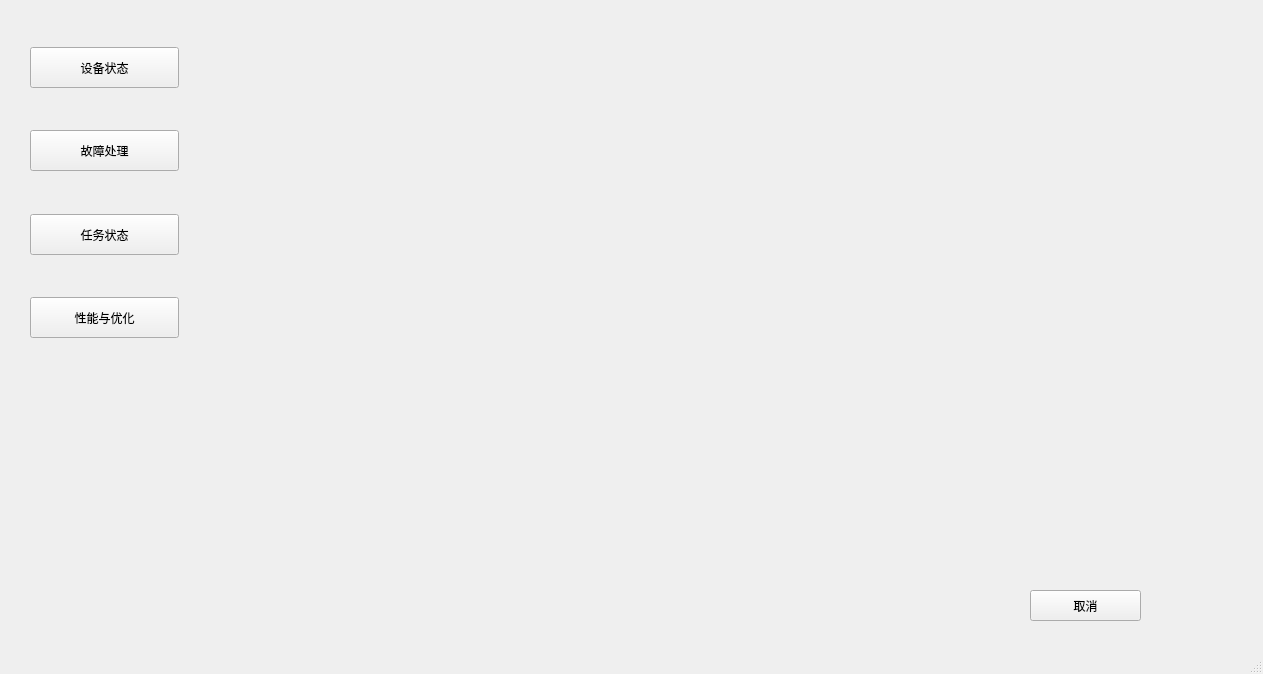
<?xml version="1.0" encoding="UTF-8"?>
<ui version="4.0">
 <class>CoreWindow</class>
 <widget class="QMainWindow" name="CoreWindow">
  <property name="geometry">
   <rect>
    <x>0</x>
    <y>0</y>
    <width>1263</width>
    <height>674</height>
   </rect>
  </property>
  <property name="windowTitle">
   <string>MainWindow</string>
  </property>
  <widget class="QWidget" name="centralwidget">
   <widget class="QWidget" name="widget" native="true">
    <property name="geometry">
     <rect>
      <x>30</x>
      <y>10</y>
      <width>149</width>
      <height>365</height>
     </rect>
    </property>
    <layout class="QVBoxLayout" name="verticalLayout">
     <item>
      <spacer name="verticalSpacer">
       <property name="orientation">
        <enum>Qt::Vertical</enum>
       </property>
       <property name="sizeHint" stdset="0">
        <size>
         <width>20</width>
         <height>18</height>
        </size>
       </property>
      </spacer>
     </item>
     <item>
      <widget class="QPushButton" name="pushButtonDeviceStatus">
       <property name="minimumSize">
        <size>
         <width>131</width>
         <height>41</height>
        </size>
       </property>
       <property name="sizeIncrement">
        <size>
         <width>131</width>
         <height>41</height>
        </size>
       </property>
       <property name="text">
        <string>设备状态</string>
       </property>
      </widget>
     </item>
     <item>
      <spacer name="verticalSpacer_2">
       <property name="orientation">
        <enum>Qt::Vertical</enum>
       </property>
       <property name="sizeHint" stdset="0">
        <size>
         <width>20</width>
         <height>28</height>
        </size>
       </property>
      </spacer>
     </item>
     <item>
      <widget class="QPushButton" name="pushButtonFaultDealing">
       <property name="minimumSize">
        <size>
         <width>131</width>
         <height>41</height>
        </size>
       </property>
       <property name="text">
        <string>故障处理</string>
       </property>
      </widget>
     </item>
     <item>
      <spacer name="verticalSpacer_3">
       <property name="orientation">
        <enum>Qt::Vertical</enum>
       </property>
       <property name="sizeHint" stdset="0">
        <size>
         <width>20</width>
         <height>28</height>
        </size>
       </property>
      </spacer>
     </item>
     <item>
      <widget class="QPushButton" name="pushButtonTaskStatus">
       <property name="minimumSize">
        <size>
         <width>131</width>
         <height>41</height>
        </size>
       </property>
       <property name="text">
        <string>任务状态</string>
       </property>
      </widget>
     </item>
     <item>
      <spacer name="verticalSpacer_4">
       <property name="orientation">
        <enum>Qt::Vertical</enum>
       </property>
       <property name="sizeHint" stdset="0">
        <size>
         <width>20</width>
         <height>28</height>
        </size>
       </property>
      </spacer>
     </item>
     <item>
      <widget class="QPushButton" name="pushButtonPerandOptimiziaton">
       <property name="minimumSize">
        <size>
         <width>131</width>
         <height>41</height>
        </size>
       </property>
       <property name="text">
        <string>性能与优化</string>
       </property>
      </widget>
     </item>
     <item>
      <spacer name="verticalSpacer_5">
       <property name="orientation">
        <enum>Qt::Vertical</enum>
       </property>
       <property name="sizeHint" stdset="0">
        <size>
         <width>20</width>
         <height>18</height>
        </size>
       </property>
      </spacer>
     </item>
    </layout>
   </widget>
   <widget class="QStackedWidget" name="stackedWidget">
    <property name="geometry">
     <rect>
      <x>180</x>
      <y>10</y>
      <width>1021</width>
      <height>541</height>
     </rect>
    </property>
    <widget class="QWidget" name="page"/>
    <widget class="QWidget" name="page_3"/>
    <widget class="QWidget" name="page_4"/>
    <widget class="QWidget" name="page_2"/>
   </widget>
   <widget class="QPushButton" name="pushButton">
    <property name="geometry">
     <rect>
      <x>1030</x>
      <y>590</y>
      <width>111</width>
      <height>31</height>
     </rect>
    </property>
    <property name="text">
     <string>取消</string>
    </property>
   </widget>
  </widget>
  <widget class="QMenuBar" name="menubar">
   <property name="geometry">
    <rect>
     <x>0</x>
     <y>0</y>
     <width>1263</width>
     <height>23</height>
    </rect>
   </property>
  </widget>
  <widget class="QStatusBar" name="statusbar"/>
 </widget>
 <resources/>
 <connections/>
</ui>
